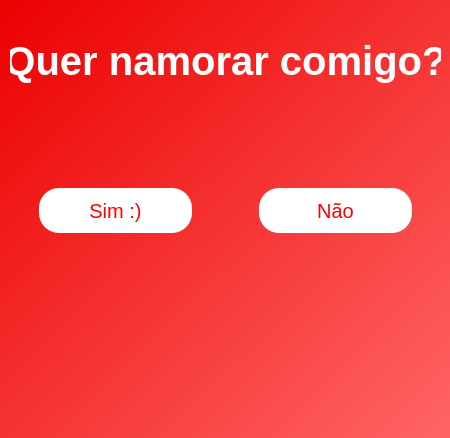
<?xml version="1.0" encoding="UTF-8"?>
<ui version="4.0">
 <class>MainWindow</class>
 <widget class="QMainWindow" name="MainWindow">
  <property name="geometry">
   <rect>
    <x>0</x>
    <y>0</y>
    <width>450</width>
    <height>438</height>
   </rect>
  </property>
  <property name="maximumSize">
   <size>
    <width>450</width>
    <height>500</height>
   </size>
  </property>
  <property name="windowTitle">
   <string>MainWindow</string>
  </property>
  <widget class="QWidget" name="centralwidget">
   <property name="autoFillBackground">
    <bool>false</bool>
   </property>
   <property name="styleSheet">
    <string notr="true">QWidget#centralwidget{
	background-color: qlineargradient(spread:pad, x1:0, y1:0, x2:1, y2:1, stop:0 rgba(236, 0, 0, 255), stop:1 rgba(255, 101, 101, 255));
}

QLabel{
	font-size: 40px;
	font-weight: bold;
	color: rgb(255, 255, 255);
}

QPushButton{
	font-size: 20px;
	color: red;
	min-height: 45px;
	border-radius: 20px;
	background-color: white;
}
</string>
   </property>
   <widget class="QLabel" name="label">
    <property name="geometry">
     <rect>
      <x>10</x>
      <y>10</y>
      <width>431</width>
      <height>101</height>
     </rect>
    </property>
    <property name="text">
     <string>Quer namorar comigo?</string>
    </property>
    <property name="alignment">
     <set>Qt::AlignCenter</set>
    </property>
   </widget>
   <widget class="QFrame" name="frame_yes">
    <property name="geometry">
     <rect>
      <x>30</x>
      <y>160</y>
      <width>171</width>
      <height>101</height>
     </rect>
    </property>
    <property name="frameShape">
     <enum>QFrame::NoFrame</enum>
    </property>
    <property name="frameShadow">
     <enum>QFrame::Raised</enum>
    </property>
    <layout class="QHBoxLayout" name="horizontalLayout">
     <item>
      <widget class="QPushButton" name="button_yes">
       <property name="text">
        <string>Sim :)</string>
       </property>
      </widget>
     </item>
    </layout>
   </widget>
   <widget class="QFrame" name="frame_no">
    <property name="geometry">
     <rect>
      <x>250</x>
      <y>160</y>
      <width>171</width>
      <height>101</height>
     </rect>
    </property>
    <property name="frameShape">
     <enum>QFrame::NoFrame</enum>
    </property>
    <property name="frameShadow">
     <enum>QFrame::Raised</enum>
    </property>
    <layout class="QHBoxLayout" name="horizontalLayout_2">
     <item>
      <widget class="QPushButton" name="button_no">
       <property name="text">
        <string>Não</string>
       </property>
      </widget>
     </item>
    </layout>
   </widget>
   <widget class="QLabel" name="coracao">
    <property name="geometry">
     <rect>
      <x>90</x>
      <y>120</y>
      <width>281</width>
      <height>251</height>
     </rect>
    </property>
    <property name="styleSheet">
     <string notr="true"/>
    </property>
    <property name="text">
     <string/>
    </property>
    <property name="pixmap">
     <pixmap resource="resource.qrc">:/aula10/coracao.png</pixmap>
    </property>
    <property name="scaledContents">
     <bool>true</bool>
    </property>
   </widget>
  </widget>
 </widget>
 <resources>
  <include location="resource.qrc"/>
 </resources>
 <connections/>
</ui>
